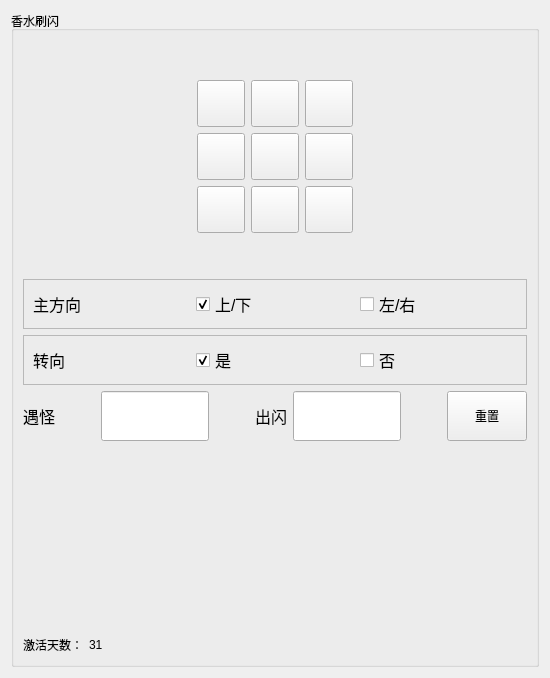
         <widget class="QWidget" name="tab_2">
          <attribute name="icon">
           <iconset>
            <normaloff>assets/PNG/mew.png</normaloff>assets/PNG/mew.png</iconset>
          </attribute>
          <attribute name="title">
           <string/>
          </attribute>
          <layout class="QVBoxLayout" name="verticalLayout_8">
           <item>
            <widget class="QGroupBox" name="groupA1_2">
             <property name="title">
              <string>香水刷闪</string>
             </property>
             <layout class="QVBoxLayout" name="verticalLayout_7">
              <item>
               <layout class="QHBoxLayout" name="horizontalLayout_15">
                <item>
                 <layout class="QGridLayout" name="gridLayout_2" rowstretch="1,3,3,3,1" columnstretch="1,3,3,3,1" rowminimumheight="1,3,3,3,1" columnminimumwidth="1,3,3,3,1">
                  <property name="sizeConstraint">
                   <enum>QLayout::SizeConstraint::SetNoConstraint</enum>
                  </property>
                  <item row="1" column="2">
                   <widget class="QToolButton" name="toolButton_10">
                    <property name="text">
                     <string/>
                    </property>
                    <property name="icon">
                     <iconset>
                      <normaloff>assets/PNG/top.png</normaloff>assets/PNG/top.png</iconset>
                    </property>
                    <property name="iconSize">
                     <size>
                      <width>40</width>
                      <height>40</height>
                     </size>
                    </property>
                   </widget>
                  </item>
                  <item row="1" column="3">
                   <widget class="QToolButton" name="toolButton_11">
                    <property name="text">
                     <string/>
                    </property>
                    <property name="icon">
                     <iconset>
                      <normaloff>assets/PNG/right-tip.png</normaloff>assets/PNG/right-tip.png</iconset>
                    </property>
                    <property name="iconSize">
                     <size>
                      <width>40</width>
                      <height>40</height>
                     </size>
                    </property>
                   </widget>
                  </item>
                  <item row="3" column="1">
                   <widget class="QToolButton" name="toolButton_12">
                    <property name="text">
                     <string/>
                    </property>
                    <property name="icon">
                     <iconset>
                      <normaloff>assets/PNG/left-bottom.png</normaloff>assets/PNG/left-bottom.png</iconset>
                    </property>
                    <property name="iconSize">
                     <size>
                      <width>40</width>
                      <height>40</height>
                     </size>
                    </property>
                   </widget>
                  </item>
                  <item row="2" column="3">
                   <widget class="QToolButton" name="toolButton_13">
                    <property name="text">
                     <string/>
                    </property>
                    <property name="icon">
                     <iconset>
                      <normaloff>assets/PNG/right.png</normaloff>assets/PNG/right.png</iconset>
                    </property>
                    <property name="iconSize">
                     <size>
                      <width>40</width>
                      <height>40</height>
                     </size>
                    </property>
                   </widget>
                  </item>
                  <item row="2" column="4">
                   <spacer name="horizontalSpacer_33">
                    <property name="orientation">
                     <enum>Qt::Orientation::Horizontal</enum>
                    </property>
                    <property name="sizeHint" stdset="0">
                     <size>
                      <width>40</width>
                      <height>20</height>
                     </size>
                    </property>
                   </spacer>
                  </item>
                  <item row="2" column="2">
                   <widget class="QToolButton" name="toolButton_14">
                    <property name="text">
                     <string/>
                    </property>
                    <property name="icon">
                     <iconset>
                      <normaloff>assets/PNG/start.png</normaloff>assets/PNG/start.png</iconset>
                    </property>
                    <property name="iconSize">
                     <size>
                      <width>40</width>
                      <height>40</height>
                     </size>
                    </property>
                   </widget>
                  </item>
                  <item row="2" column="0">
                   <spacer name="horizontalSpacer_34">
                    <property name="orientation">
                     <enum>Qt::Orientation::Horizontal</enum>
                    </property>
                    <property name="sizeHint" stdset="0">
                     <size>
                      <width>40</width>
                      <height>20</height>
                     </size>
                    </property>
                   </spacer>
                  </item>
                  <item row="3" column="3">
                   <widget class="QToolButton" name="toolButton_15">
                    <property name="text">
                     <string/>
                    </property>
                    <property name="icon">
                     <iconset>
                      <normaloff>assets/PNG/right-bottom.png</normaloff>assets/PNG/right-bottom.png</iconset>
                    </property>
                    <property name="iconSize">
                     <size>
                      <width>40</width>
                      <height>40</height>
                     </size>
                    </property>
                   </widget>
                  </item>
                  <item row="0" column="2">
                   <spacer name="verticalSpacer_8">
                    <property name="orientation">
                     <enum>Qt::Orientation::Vertical</enum>
                    </property>
                    <property name="sizeHint" stdset="0">
                     <size>
                      <width>20</width>
                      <height>40</height>
                     </size>
                    </property>
                   </spacer>
                  </item>
                  <item row="3" column="2">
                   <widget class="QToolButton" name="toolButton_16">
                    <property name="text">
                     <string/>
                    </property>
                    <property name="icon">
                     <iconset>
                      <normaloff>assets/PNG/bottom.png</normaloff>assets/PNG/bottom.png</iconset>
                    </property>
                    <property name="iconSize">
                     <size>
                      <width>40</width>
                      <height>40</height>
                     </size>
                    </property>
                   </widget>
                  </item>
                  <item row="1" column="1">
                   <widget class="QToolButton" name="toolButton_17">
                    <property name="text">
                     <string/>
                    </property>
                    <property name="icon">
                     <iconset>
                      <normaloff>assets/PNG/left-top.png</normaloff>assets/PNG/left-top.png</iconset>
                    </property>
                    <property name="iconSize">
                     <size>
                      <width>40</width>
                      <height>40</height>
                     </size>
                    </property>
                   </widget>
                  </item>
                  <item row="2" column="1">
                   <widget class="QToolButton" name="toolButton_18">
                    <property name="text">
                     <string/>
                    </property>
                    <property name="icon">
                     <iconset>
                      <normaloff>assets/PNG/left.png</normaloff>assets/PNG/left.png</iconset>
                    </property>
                    <property name="iconSize">
                     <size>
                      <width>40</width>
                      <height>40</height>
                     </size>
                    </property>
                   </widget>
                  </item>
                  <item row="4" column="2">
                   <spacer name="verticalSpacer_9">
                    <property name="orientation">
                     <enum>Qt::Orientation::Vertical</enum>
                    </property>
                    <property name="sizeHint" stdset="0">
                     <size>
                      <width>20</width>
                      <height>40</height>
                     </size>
                    </property>
                   </spacer>
                  </item>
                 </layout>
                </item>
               </layout>
              </item>
              <item>
               <widget class="QFrame" name="framedir_2">
                <property name="sizePolicy">
                 <sizepolicy hsizetype="Preferred" vsizetype="Preferred">
                  <horstretch>0</horstretch>
                  <verstretch>0</verstretch>
                 </sizepolicy>
                </property>
                <property name="frameShape">
                 <enum>QFrame::Shape::StyledPanel</enum>
                </property>
                <property name="frameShadow">
                 <enum>QFrame::Shadow::Raised</enum>
                </property>
                <layout class="QHBoxLayout" name="horizontalLayout_19">
                 <item>
                  <layout class="QHBoxLayout" name="horizontalLayout_20">
                   <item>
                    <widget class="QLabel" name="label_13">
                     <property name="font">
                      <font>
                       <pointsize>12</pointsize>
                      </font>
                     </property>
                     <property name="text">
                      <string>主方向</string>
                     </property>
                    </widget>
                   </item>
                   <item>
                    <widget class="QCheckBox" name="checkBox_5">
                     <property name="font">
                      <font>
                       <pointsize>12</pointsize>
                      </font>
                     </property>
                     <property name="text">
                      <string>上/下</string>
                     </property>
                     <property name="checked">
                      <bool>true</bool>
                     </property>
                     <property name="autoExclusive">
                      <bool>true</bool>
                     </property>
                     <property name="tristate">
                      <bool>false</bool>
                     </property>
                    </widget>
                   </item>
                   <item>
                    <widget class="QCheckBox" name="checkBox_6">
                     <property name="font">
                      <font>
                       <pointsize>12</pointsize>
                      </font>
                     </property>
                     <property name="text">
                      <string>左/右</string>
                     </property>
                     <property name="autoExclusive">
                      <bool>true</bool>
                     </property>
                    </widget>
                   </item>
                  </layout>
                 </item>
                </layout>
               </widget>
              </item>
              <item>
               <widget class="QFrame" name="frameturn_2">
                <property name="sizePolicy">
                 <sizepolicy hsizetype="Preferred" vsizetype="Preferred">
                  <horstretch>0</horstretch>
                  <verstretch>0</verstretch>
                 </sizepolicy>
                </property>
                <property name="frameShape">
                 <enum>QFrame::Shape::StyledPanel</enum>
                </property>
                <property name="frameShadow">
                 <enum>QFrame::Shadow::Raised</enum>
                </property>
                <layout class="QHBoxLayout" name="horizontalLayout_21">
                 <item>
                  <layout class="QHBoxLayout" name="horizontalLayout_22">
                   <item>
                    <widget class="QLabel" name="label_15">
                     <property name="font">
                      <font>
                       <pointsize>12</pointsize>
                      </font>
                     </property>
                     <property name="text">
                      <string>转向</string>
                     </property>
                    </widget>
                   </item>
                   <item>
                    <widget class="QCheckBox" name="checkBox_7">
                     <property name="font">
                      <font>
                       <pointsize>12</pointsize>
                      </font>
                     </property>
                     <property name="text">
                      <string>是</string>
                     </property>
                     <property name="checked">
                      <bool>true</bool>
                     </property>
                     <property name="autoExclusive">
                      <bool>true</bool>
                     </property>
                     <property name="tristate">
                      <bool>false</bool>
                     </property>
                    </widget>
                   </item>
                   <item>
                    <widget class="QCheckBox" name="checkBox_8">
                     <property name="font">
                      <font>
                       <pointsize>12</pointsize>
                      </font>
                     </property>
                     <property name="text">
                      <string>否</string>
                     </property>
                     <property name="autoExclusive">
                      <bool>true</bool>
                     </property>
                    </widget>
                   </item>
                  </layout>
                 </item>
                </layout>
               </widget>
              </item>
              <item>
               <layout class="QHBoxLayout" name="horizontalLayout_23">
                <item>
                 <widget class="QLabel" name="label_17">
                  <property name="font">
                   <font>
                    <pointsize>12</pointsize>
                   </font>
                  </property>
                  <property name="text">
                   <string>遇怪</string>
                  </property>
                 </widget>
                </item>
                <item>
                 <spacer name="horizontalSpacer_35">
                  <property name="orientation">
                   <enum>Qt::Orientation::Horizontal</enum>
                  </property>
                  <property name="sizeHint" stdset="0">
                   <size>
                    <width>40</width>
                    <height>20</height>
                   </size>
                  </property>
                 </spacer>
                </item>
                <item>
                 <widget class="QLineEdit" name="lineEdit_5">
                  <property name="sizePolicy">
                   <sizepolicy hsizetype="Maximum" vsizetype="Maximum">
                    <horstretch>0</horstretch>
                    <verstretch>0</verstretch>
                   </sizepolicy>
                  </property>
                  <property name="minimumSize">
                   <size>
                    <width>100</width>
                    <height>50</height>
                   </size>
                  </property>
                 </widget>
                </item>
                <item>
                 <spacer name="horizontalSpacer_36">
                  <property name="orientation">
                   <enum>Qt::Orientation::Horizontal</enum>
                  </property>
                  <property name="sizeHint" stdset="0">
                   <size>
                    <width>40</width>
                    <height>20</height>
                   </size>
                  </property>
                 </spacer>
                </item>
                <item>
                 <widget class="QLabel" name="label_18">
                  <property name="font">
                   <font>
                    <pointsize>12</pointsize>
                   </font>
                  </property>
                  <property name="text">
                   <string>出闪</string>
                  </property>
                 </widget>
                </item>
                <item>
                 <widget class="QLineEdit" name="lineEdit_6">
                  <property name="sizePolicy">
                   <sizepolicy hsizetype="Expanding" vsizetype="Maximum">
                    <horstretch>0</horstretch>
                    <verstretch>0</verstretch>
                   </sizepolicy>
                  </property>
                  <property name="minimumSize">
                   <size>
                    <width>100</width>
                    <height>50</height>
                   </size>
                  </property>
                 </widget>
                </item>
                <item>
                 <spacer name="horizontalSpacer_37">
                  <property name="orientation">
                   <enum>Qt::Orientation::Horizontal</enum>
                  </property>
                  <property name="sizeHint" stdset="0">
                   <size>
                    <width>40</width>
                    <height>20</height>
                   </size>
                  </property>
                 </spacer>
                </item>
                <item>
                 <widget class="QPushButton" name="pushButton_3">
                  <property name="sizePolicy">
                   <sizepolicy hsizetype="Minimum" vsizetype="Maximum">
                    <horstretch>0</horstretch>
                    <verstretch>0</verstretch>
                   </sizepolicy>
                  </property>
                  <property name="minimumSize">
                   <size>
                    <width>0</width>
                    <height>50</height>
                   </size>
                  </property>
                  <property name="text">
                   <string>重置</string>
                  </property>
                 </widget>
                </item>
               </layout>
              </item>
              <item>
               <spacer name="verticalSpacer_10">
                <property name="orientation">
                 <enum>Qt::Orientation::Vertical</enum>
                </property>
                <property name="sizeHint" stdset="0">
                 <size>
                  <width>20</width>
                  <height>188</height>
                 </size>
                </property>
               </spacer>
              </item>
              <item>
               <layout class="QHBoxLayout" name="horizontalLayout_24" stretch="1,1,10">
                <item>
                 <widget class="QLabel" name="label_19">
                  <property name="sizePolicy">
                   <sizepolicy hsizetype="Fixed" vsizetype="Preferred">
                    <horstretch>0</horstretch>
                    <verstretch>0</verstretch>
                   </sizepolicy>
                  </property>
                  <property name="text">
                   <string>激活天数：</string>
                  </property>
                 </widget>
                </item>
                <item>
                 <widget class="QLabel" name="label_20">
                  <property name="sizePolicy">
                   <sizepolicy hsizetype="Fixed" vsizetype="Preferred">
                    <horstretch>0</horstretch>
                    <verstretch>0</verstretch>
                   </sizepolicy>
                  </property>
                  <property name="text">
                   <string>31</string>
                  </property>
                 </widget>
                </item>
                <item>
                 <spacer name="horizontalSpacer_38">
                  <property name="orientation">
                   <enum>Qt::Orientation::Horizontal</enum>
                  </property>
                  <property name="sizeHint" stdset="0">
                   <size>
                    <width>40</width>
                    <height>20</height>
                   </size>
                  </property>
                 </spacer>
                </item>
               </layout>
              </item>
             </layout>
            </widget>
           </item>
          </layout>
         </widget>
